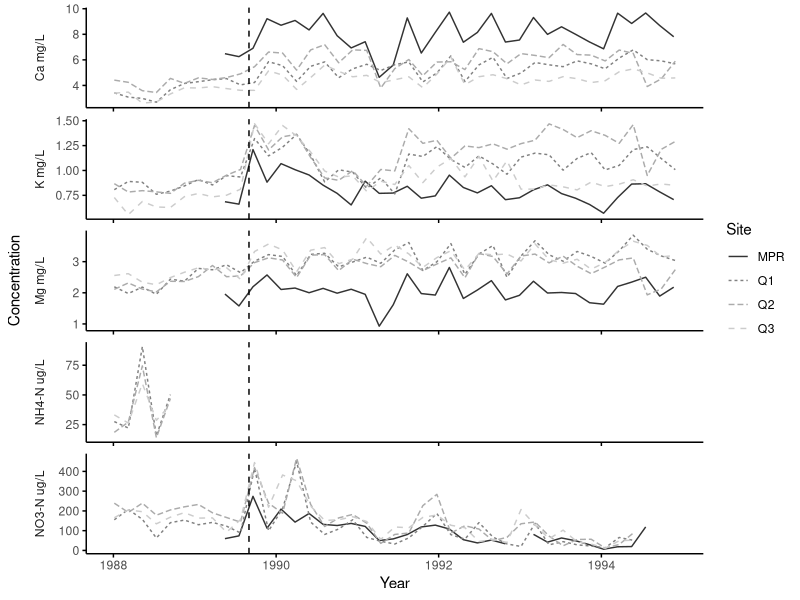
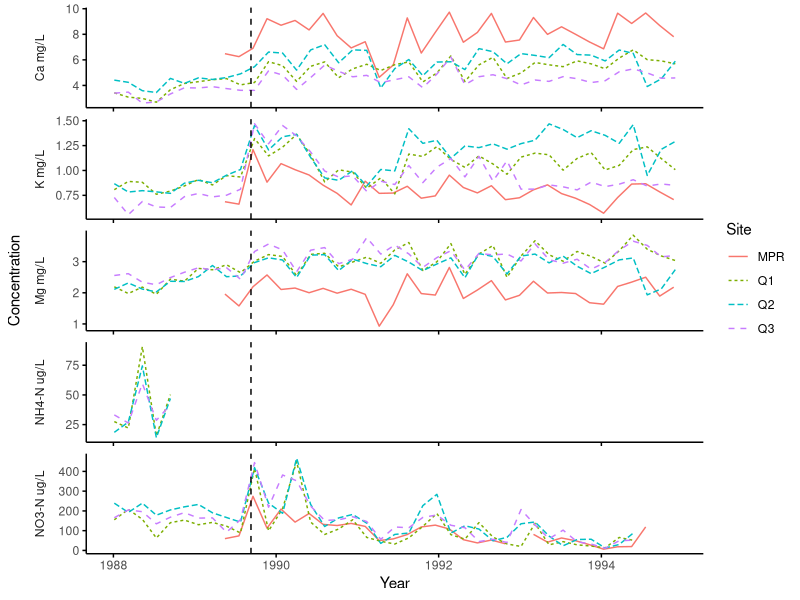

Here is the R script that generated these plots, in order:
## ---- chunk 1
#| fig-alt: "Figure of concentrations of calcium, potassium, magnesium, nitrate, and ammonia in four streams in Bisley, Puerto Rico before and after the September 1989 hurricane Hugo.  Concentrations of calcium, potatssium, and nitrate spike immediate after the hurricane. Calcium and potasium remain elevated relative to pre-hurricane levels for serveral years following the hurricane for multiple sites."
library(tidyverse)
#Set readable labels for nutrients
nutrient_labels <- c(
  k_mgl = "K mg/L",
  ca_mgl = "Ca mg/L",
  mg_mgl = "Mg mg/L",
  nh4_n_ugl = "NH4-N ug/L",
  no3_n_ugl = "NO3-N ug/L"
)
#Call the cleaned data file with moving averages created by 1_clean_data.R, housed in output
four_stream_avg_plot <- read_csv("../output/four_stream_avg_long.csv")
#Plot concentration against time, separating by site
ggplot(
  data = four_stream_avg_plot,
  mapping = aes(
    x = window_start,
    y = Concentration,
    color = sample_id,
    linetype = sample_id
  )
) +
  geom_line() +
  #Separate nutrients into individual facets to improve readability and resemblance to the original
  facet_grid(
    Nutrient ~ .,
    scales = "free",
    switch = "y",
    labeller = labeller(Nutrient = nutrient_labels),
    axes = "all",
    axis.labels = "all_y",
  ) +
  #Clean up the plot formatting
  labs(color = "Site", linetype = "Site") +
  scale_y_continuous(name = "Concentration") +
  scale_x_date(name = "Year") +
  scale_color_grey() +
  geom_vline(xintercept = as.Date("1989-09-01"), linetype = "dashed") +
  theme(
    panel.background = element_blank(),
    strip.background = element_blank(),
    strip.placement = "outside",
    axis.ticks = element_line(color = "black"),
    axis.minor.ticks.x.top = element_line(),
    axis.minor.ticks.x.bottom = element_line(),
    axis.minor.ticks.y.left = element_line(),
    axis.line = element_line(color = "black")
  )
## ---- chunk 2
#| fig-alt: "Figure of concentrations of calcium, potassium, magnesium, nitrate, and ammonia in four streams in Bisley, Puerto Rico before and after the September 1989 hurricane Hugo.  Concentrations of calcium, potatssium, and nitrate spike immediate after the hurricane. Calcium and potasium remain elevated relative to pre-hurricane levels for serveral years following the hurricane for multiple sites."
library(tidyverse)
#Set readable labels for nutrients
nutrient_labels <- c(
  k_mgl = "K mg/L",
  ca_mgl = "Ca mg/L",
  mg_mgl = "Mg mg/L",
  nh4_n_ugl = "NH4-N ug/L",
  no3_n_ugl = "NO3-N ug/L"
)
#Call the cleaned data file with moving averages created by 1_clean_data.R, housed in output
four_stream_avg_plot <- read_csv("../output/four_stream_avg_long.csv")
#Plot concentration against time, separating by site
ggplot(
  data = four_stream_avg_plot,
  mapping = aes(
    x = window_start,
    y = Concentration,
    color = sample_id,
    linetype = sample_id
  )
) +
  geom_line() +
  #Separate nutrients into individual facets to kmprove readablility and resemblence to the original
  facet_grid(
    Nutrient ~ .,
    scales = "free",
    switch = "y",
    labeller = labeller(Nutrient = nutrient_labels),
    axes = "all",
    axis.labels = "all_y",
  ) +
  #Clean up the plot formatting
  labs(color = "Site", linetype = "Site") +
  scale_y_continuous(name = "Concentration") +
  scale_x_date(name = "Year") +
  geom_vline(xintercept = as.Date("1989-09-10"), linetype = "dashed") +
  theme(
    panel.background = element_blank(),
    strip.background = element_blank(),
    strip.placement = "outside",
    axis.ticks = element_line(color = "black"),
    axis.minor.ticks.x.top = element_line(),
    axis.minor.ticks.x.bottom = element_line(),
    axis.minor.ticks.y.left = element_line(),
    axis.line = element_line(color = "black")
  )
